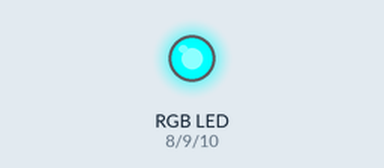
Simulated run of this sketch. Board: Arduino Uno, built with avr-gcc and run on an emulated ATmega328P. On the bench: an RGB LED mixed from three pins (HIGH = lit).

Above: at 0.1 s.
Timing chart, 0 to 1.6 s (numbered marks = the images above):
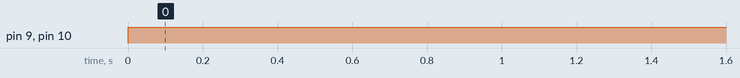

Measured:
- by itself, pin 9 (green), pin 10 (blue): LOW → HIGH at 0.00 s

The sketch:

RGBColorMixing.ino
```cpp
//Simple program to mix colors of an RGB led to get new colors.


//Initialising pin variables
int red = 8;
int green = 9;
int blue = 10;


void setup() {
  // put your setup code here, to run once:

  //Setting up pin modes.
pinMode(red,OUTPUT);
pinMode(green,OUTPUT);
pinMode(blue,OUTPUT);
}

void loop() {
  // put your main code here, to run repeatedly:

  //Edit the digitalWrite commands using the legend below to experiment with the colors.
digitalWrite(red,LOW);
digitalWrite(green,HIGH);
digitalWrite(blue,HIGH);

// red + green + blue = white
// red + green = yellow
// red + blue = magenta
// green + blue = cyan
}
```
